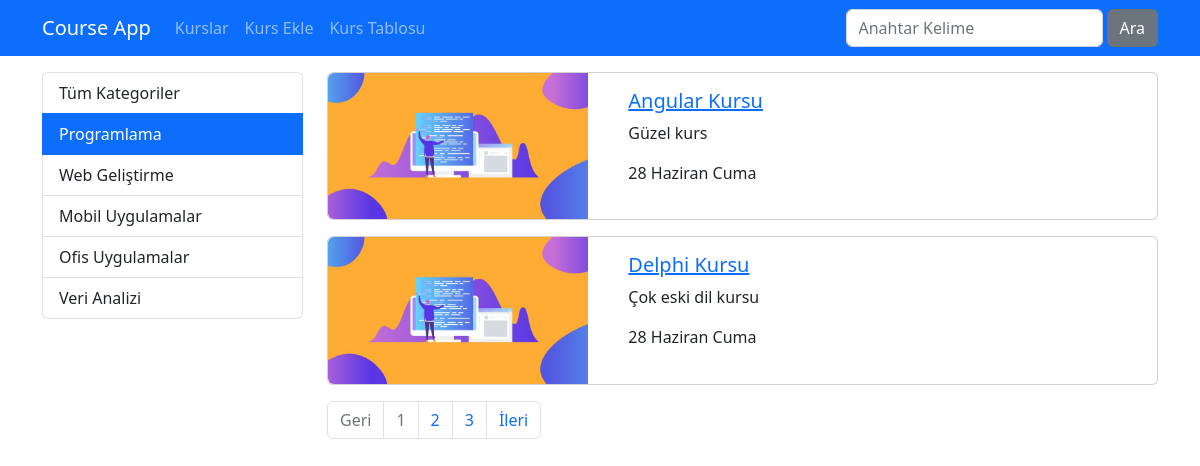
Screenshot of /kurslar/kategori/programlama with the database file from the repository.
### djangoapp/models.py (models this page shows, shortened)
class Category(models.Model):
    name = models.CharField(max_length=40)
    slug = models.SlugField(default="",null=False,unique=True,db_index=True, max_length=50)

class Course(models.Model):
    title = models.CharField(max_length=50)
    description = models.TextField()
    imageUrl = models.CharField(max_length=50, blank=False)
    date = models.DateField(auto_now=True)
    isActive = models.BooleanField(default=False)
    isHome = models.BooleanField(default=False)
    slug = models.SlugField(default="",blank=True, null=False, unique=True, db_index=True)
    categories = models.ManyToManyField(Category)

### djangoapp/views.py (the view)
# urls.py: path('kategori/<slug:slug>', views.getCoursesByCategory, name='courses_by_category'),
def getCoursesByCategory(request, slug):
    kurslar = Course.objects.filter(categories__slug=slug, isActive=True).order_by("title")
    kategoriler = Category.objects.all()
    paginator = Paginator(kurslar, 2)
    page = request.GET.get('page', 1)
    page_obj = paginator.page(page)
    return render(request, 'courses/list.html', {
        'categories' : kategoriler,
        'page_obj' : page_obj,
        'seciliKategori' : slug
    })

### djangoapp/templates/courses/list.html (shortened to what this page needs)
{% extends "layout.html" %}
{% load static %}
{% block css_files %}
    <link rel="stylesheet" href="{% static 'courses/css/style.css' %}">
    <link rel="stylesheet" href="https://cdnjs.cloudflare.com/ajax/libs/font-awesome/6.5.2/css/all.min.css"/>
{% endblock css_files %}
{% block content %}
<div class="container mt-3">
    <div class="row">
        <div class="col-3">
            {% include 'courses/partials/_categories.html' %}
        </div>
        <div class="col-9">
            {% for course in page_obj.object_list %}
                {% include 'courses/partials/_course.html' %}
            {% endfor %}
            {% include 'courses/partials/_pagination.html' %}
        </div>
    </div>
</div>
{% endblock content %}

### djangoapp/templates/courses/partials/_categories.html
<div class="list-group">
    <a href="/kurslar" class="list-group-item list-group-item-action">Tüm Kategoriler</a>
    {% for category in categories %}
        <a href="{% url 'courses_by_category' category.slug %}"
        class="list-group-item list-group-item-action {% if seciliKategori == category.slug %}active{% endif %}">
        {{ category.name|title }}
    </a>
    {% endfor %}
</div>

### djangoapp/templates/courses/partials/_course.html
{% load static %}
<div class="card mb-3">
    <div class="row">
        <div class="col-4">
            <img class="img-fluid rounded-start" src="{% static "courses/img/"|add:course.imageUrl %}" alt="{{ course.title }}">
        </div>
        <div class="col-8">
            <div class="card-body">
                <h5 class="card-title">
                    <a href="{% url 'course_details' course.slug %}">
                    {{ course.title|title }}
                    </a>
                </h5>
                <p class="card-text">{{ course.description|capfirst|truncatechars:40 }}</p>
                <p>{{ course.date|date:"d F l"}}</p>
            </div>
        </div>
    </div>
</div>

### rows the page displays
Category: name "Programlama"
Category: name "Web Geliştirme"
Category: name "Mobil Uygulamalar"
Category: name "Ofis Uygulamalar"
Category: name "Veri Analizi"
Course: imageUrl (picture), title "Angular Kursu", description "Güzel kurs", date "28 Haziran Cuma"
Course: imageUrl (picture), title "Delphi Kursu", description "Çok eski dil kursu", date "28 Haziran Cuma"

### other values shown
{{ i }} "1"
{{ i }} "2" "3"
